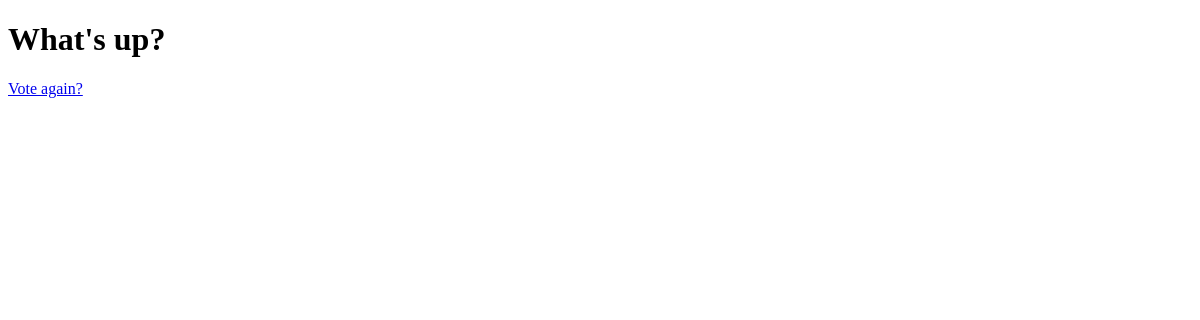
The app's page /polls/1/results/, older data.
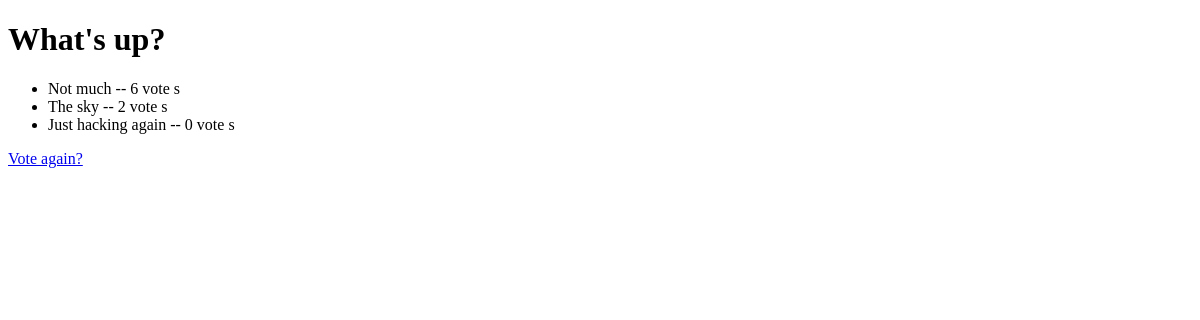
The same page, newer data.
### polls/models.py (models this page shows, shortened)
class Question(models.Model):
    question_text = models.CharField(max_length=200)
    pub_date = models.DateTimeField('date published')

class Choice(models.Model):
    question = models.ForeignKey(Question, on_delete=models.CASCADE)
    choice_text = models.CharField(max_length=200)
    votes = models.IntegerField(default=0)

### polls/views.py (the view)
# urls.py: url(r'^(?P<pk>[0-9]+)/results/$', views.ResultsView.as_view(), name='results'),
class ResultsView(generic.DetailView):
    model = Question
    template_name = 'polls/results.html'

### polls/templates/polls/results.html (shortened to what this page needs)
<!DOCTYPE html>
<html lang="en">
<head>
</head>
<body>
    <h1>{{ question.question_text }}</h1>
    <ul>
        {% for choice in question.choice_set.all %}
            <li>{{ choice.choice_text }} -- {{ choice.votes}} vote {{ choice.votes|pluralize }}</li>
        {% endfor %}
    </ul>
    <a href="{% url 'polls:detail' question.id %}">Vote again?</a>
</body>
</html>

Row changes from the older to the newer data that the page shows:
added Choice: choice_text "Not much", votes "6"
added Choice: choice_text "The sky", votes "2"
added Choice: choice_text "Just hacking again", votes "0"
